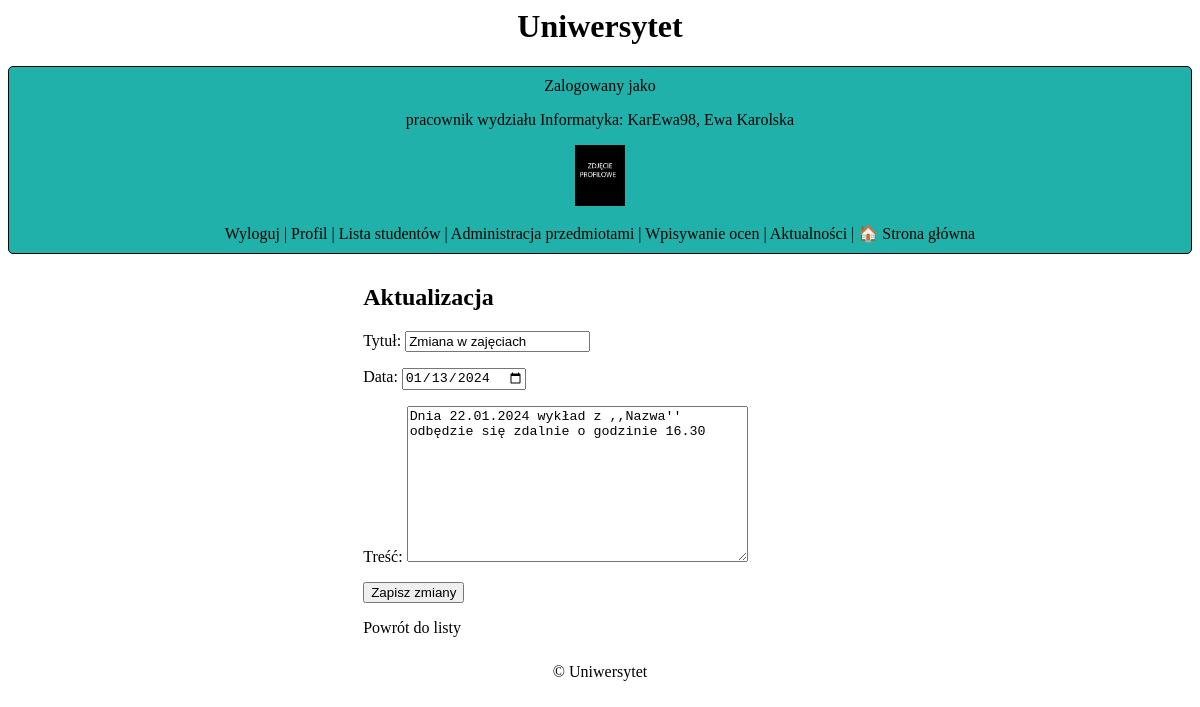
/news/6/update/ (signed in), run on the app's committed database.
### uczelnia/models.py (models this page shows, shortened)
class CustomUser(AbstractUser):
    first_name = models.CharField(max_length=100, blank=False, null=False)
    last_name = models.CharField(max_length=100, blank=False, null=False)
    avatar = models.ImageField(default='default.png', upload_to='profile_pics')
    birthday = models.DateField(default=date(2000, 1, 1))
    phone = models.CharField(max_length=9, blank=False)
    address = models.CharField(max_length=100, blank=False)
    semester = models.CharField(max_length=100, default="2023/2024")  # semestr na którym jest student
    department = models.ForeignKey(Department, on_delete=models.CASCADE,
                                   null=False)  # w jakim wydziale studiuje student lub zatrudniony jest pracownik
    is_employee = models.BooleanField(default=False)  # czy użytkownik jest pracownikiem
    is_verified = models.BooleanField(default=False) #veryfikacja przez admina

class Department(models.Model):
    name = models.CharField(max_length=100, blank=False, null=False)
    def __str__(self):
        return self.name

class News(models.Model):
    title = models.CharField(max_length=200)
    date = models.DateTimeField()
    body = models.TextField()

### uczelnia/views.py (the view)
# urls.py: path('news/<int:pk>/update/', NewsUpdateView.as_view(), name='news_update'),
class NewsUpdateView(UpdateView):
    model = News
    template_name = 'news_update.html'
    success_url = reverse_lazy('news_list')
    form_class = NewsUpdateForm

### uczelnia/forms.py
class NewsUpdateForm(forms.ModelForm):
    date = forms.DateField(initial=datetime.date.today, widget=forms.widgets.DateInput(attrs={'type': 'date'}),
                           label='Data') #dodaje pole DateField (domyślna teraźniejsza data)
    class Meta:
        model = News
        fields = ['title', 'date', 'body'] #pola modelu uwzględnione w formularzu
        labels = {'title': 'Tytuł', 'body': 'Treść'} #etykietki

### uczelnia/templates/news_update.html (shortened to what this page needs)
{% extends 'base.html' %}
{% block content %}
  <h2>Aktualizacja</h2>
  <form method="post">
    {{ form.as_p }}
    <button type="submit">Zapisz zmiany</button>
  </form>
  <a href="{% url 'news_list' %}">Powrót do listy</a>
{% endblock %}

### uczelnia/templates/base.html
{% load static %}
<head>
  <link rel="stylesheet" href="{% static 'style.css' %}" />
</head>
<body>
  <center>
      <h1>Uniwersytet</h1>
      <header>
          {% if user.is_authenticated %}
          Zalogowany jako
        {% if user.is_superuser %}
          <p>Administrator: {{ user.username }}</p>
        {% elif user.is_employee %}
          <p>pracownik wydziału {{user.department}}: {{ user.username }}, {{user.first_name}} {{user.last_name}}</p>
        {% else %}
          <p>student wydziału {{user.department}}: {{ user.username }}, {{user.first_name}} {{user.last_name}}, semestr {{user.semester}}</p>
        {% endif %}
        <img src="{{user.avatar.url}}" width="50px">
<br>  <br>
      <a href="{% url 'logout' %}">Wyloguj</a>
      |
      <a href="{% url 'edit_profile' %}">Profil</a>
      |
        {% if user.is_superuser %}
          <p>Administrator: {{ user.username }}</p>
            <a href="{% url 'admin_home' %}">Panel Administratora</a> |
          <a href="{% url 'verification_list' %}">Weryfikacja użytkowników</a> |
            <a href="{% url 'news_list' %}">Aktualności</a>
        {% elif user.is_employee %}
              <a href="{% url 'user_list' %}">Lista studentów</a>
               |
              <a href="{% url 'subject_list' %}">Administracja przedmiotami</a>
              |
              <a href="{% url 'education_list' %}">Wpisywanie ocen</a> |
            <a href="{% url 'news_list' %}">Aktualności</a>
        {% else %}
              <a href="{% url 'education_list' %}">Nauka</a> |
            <a href="{% url 'news_list' %}">Aktualności</a>
        {% endif %}
      {% else %}
      <p>Nie jesteś zalogowany</p>
      <a href="{% url 'login' %}">Logowanie</a>|
      <a href="{% url 'signup' %}">Rejestracja</a>
      {% endif %} |
      <a href="{% url 'home' %}">🏠 Strona główna</a>
    </header>
  </center>
  <main class="center">{% block content %} {% endblock %}</main>
  <center>
    <footer>
      <p>&copy; {{ year }} Uniwersytet</p>
    </footer>
  </center>
</body>

### uczelnia/static/style.css (style rules this page uses)
body { font-family: verdana; }
a:link { color: #000000; text-decoration: none; }
.center { margin: auto; width: 40%; padding: 10px; }
header { margin-left: auto; margin-right: auto; background-color: lightseagreen; border-radius: 5px; border: #000000 1px solid; padding: 10px; }
main { margin-left: auto; margin-right: auto; }
footer { margin-left: auto; margin-right: auto; }

### data on the page
CustomUser: department "Informatyka", username "KarEwa98", first_name "Ewa", last_name "Karolska", avatar (picture)
News: title "Zmiana w zajęciach", date "01/13/2024", body "Dnia 22.01.2024 wykład z ,,Nazwa'' odbędzie się zdalnie o godzinie 16.30"
